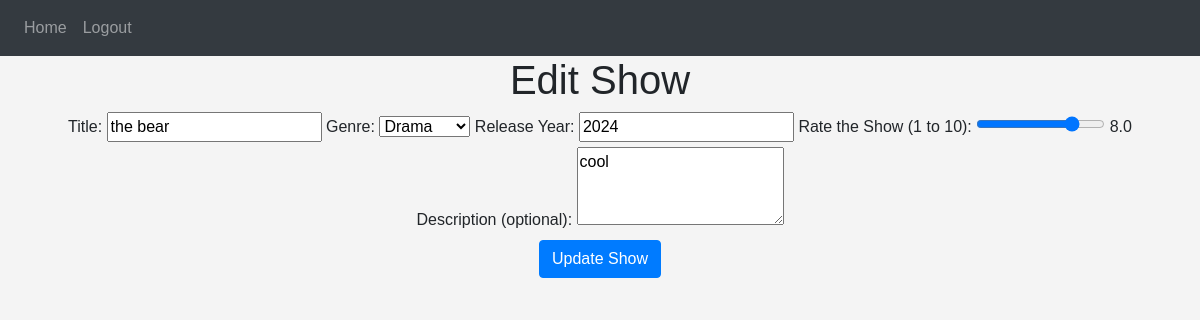
/edit-show/6 (signed in), run on the app's committed database.
### website/models.py (models this page shows)
class Show(db.Model):
    id = db.Column(db.Integer, primary_key=True)
    title = db.Column(db.String(150), nullable=False)
    genre = db.Column(db.String(50), nullable=False)
    release_year = db.Column(db.Integer, nullable=False)
    rating = db.Column(db.Float, nullable=True)
    description = db.Column(db.Text, nullable=True)
    watchlist = db.relationship('WatchList', backref='show', lazy=True)

### website/views.py (the view, shortened to what this page needs)
@views.route('/edit-show/<int:show_id>', methods=['GET', 'POST'])
@login_required
def edit_show(show_id):
    show = Show.query.get_or_404(show_id)
    return render_template('edit_show.html', show=show, user=current_user)  # Pass current_user to the template

### website/__init__.py (called while the page is built)
def create_app():
    app = Flask(__name__)
    app.config['SECRET_KEY'] = 'your_secret_key'
    app.config['SQLALCHEMY_DATABASE_URI'] = 'sqlite:///db.sqlite'
    db.init_app(app)
    migrate.init_app(app, db)  # Initialize Flask-Migrate with the app and db
    from .views import views
    from .auth import auth
    app.register_blueprint(views, url_prefix='/')
    app.register_blueprint(auth, url_prefix='/')
    from .models import User, Show, WatchList  # Update the import to match your models
    with app.app_context():
        db.create_all()
    login_manager = LoginManager()
    login_manager.login_view = 'auth.login'
    login_manager.init_app(app)
    @login_manager.user_loader
    def load_user(user_id):
        return User.query.get(int(user_id))
    return app

### website/templates/edit_show.html (shortened to what this page needs)
{% extends "base.html" %}
{% block content %}
<h1>Edit Show</h1>
<form method="POST" action="{{ url_for('views.edit_show', show_id=show.id) }}">
    <label for="title">Title:</label>
    <input type="text" name="title" id="title" value="{{ show.title }}" required>
    <label for="genre">Genre:</label>
    <select name="genre" id="genre" title="Select the genre of the show">
        <option value="Drama" {% if show.genre == 'Drama' %}selected{% endif %}>Drama</option>
    </select>
    <label for="release_year">Release Year:</label>
    <input type="number" name="release_year" id="release_year" value="{{ show.release_year }}" min="1900" max="{{ current_year }}">
    <label for="rating">Rate the Show (1 to 10):</label>
    <input type="range" name="rating" id="rating" value="{{ show.rating }}" min="1" max="10" step="1" oninput="this.nextElementSibling.value = this.value">
    <output>{{ show.rating }}</output>
    <label for="description">Description (optional):</label>
    <textarea name="description" id="description" rows="3" placeholder="Write a short description...">{{ show.description }}</textarea>
    <br />
    <button type="submit" class="btn btn-primary">Update Show</button>
</form>
{% endblock %}

### website/static/styles.css (style rules this page uses)
* { box-sizing: border-box; }
body { font-family: Arial, sans-serif; text-align: center; background-color: #f4f4f4; margin: 0; }

### data on the page
Show: title "the bear", genre "Drama", release_year "2024", rating "8", rating "8.0", description "cool"
